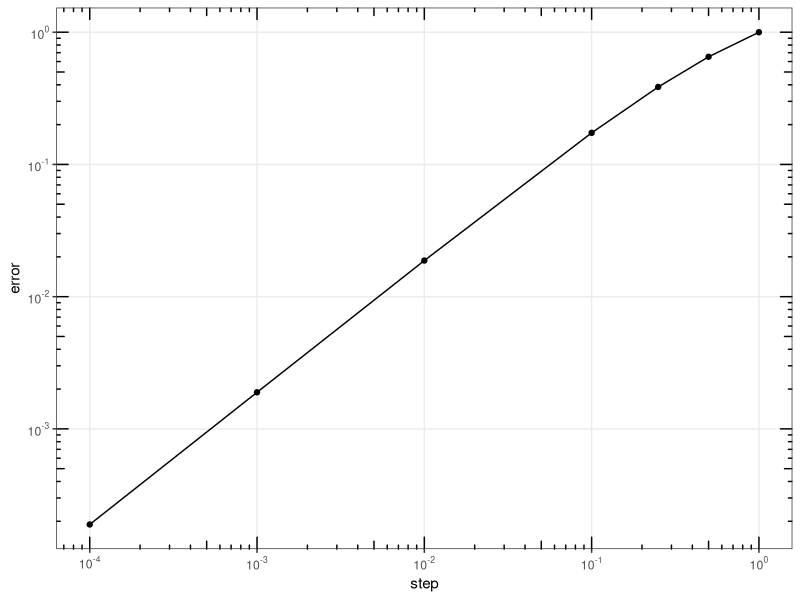

Source code (R):
## ---- chunk 1
a_table <- "step    error
        1.0000	1.0000000000			
        0.5000	0.6519472022			
        0.2500	0.3854692789			
        0.1000	0.1733851024			
        0.0100	0.0187502990			
        0.0010	0.0018904783			
        0.0001	0.0001892038	
"

errors <- read.table(text = a_table, header = TRUE)
## ---- chunk 2
library(ggplot2)

# http://ggplot2.tidyverse.org/reference/annotation_logticks.html
# Make a log-log plot (without log ticks)
a <- ggplot(errors, aes(step, error)) +
 geom_point(na.rm = TRUE) +
    geom_line()+
 scale_x_log10(
   breaks = scales::trans_breaks("log10", function(x) 10^x),
   labels = scales::trans_format("log10", scales::math_format(10^.x))
 ) +
 scale_y_log10(
   breaks = scales::trans_breaks("log10", function(x) 10^x),
   labels = scales::trans_format("log10", scales::math_format(10^.x))
 ) +
 theme_bw()
a + annotation_logticks(sides = "lrbt") + 
    theme(panel.grid.minor = element_blank())   # hide the minor grids
